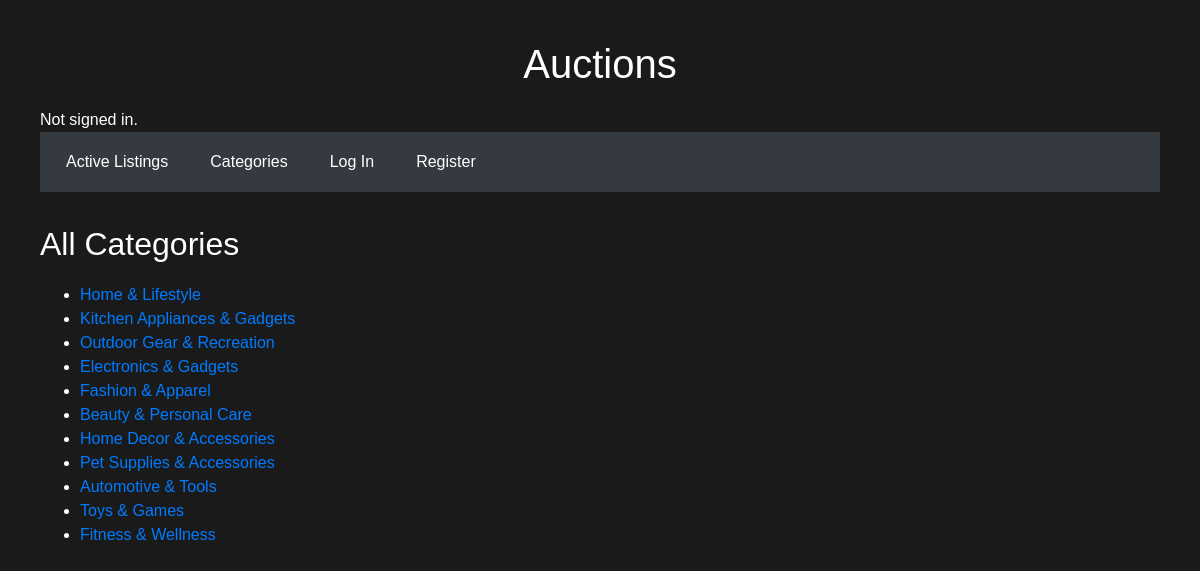
Page /categories/ on the committed database.
### auctions/models.py (models this page shows, shortened)
class Category(models.Model):
    name = models.CharField(max_length=100)

### auctions/views.py (the view)
# urls.py: path("categories/", views.categories_view, name="categories"),
def categories_view(request):
    categories = Category.objects.all()
    return render(request, "auctions/categories.html", {'categories': categories})

### auctions/templates/auctions/categories.html (shortened to what this page needs)
{% extends 'auctions/layout.html' %}
{% block body %}
    <h2>All Categories</h2>
    <ul>
        {% for category in categories %}
            <li><a href="{% url 'category_listings' category.id %}">{{ category.name }}</a></li>
        {% endfor %}
    </ul>
{% endblock %}

### auctions/static/auctions/styles.css (style rules this page uses)
body, html { margin: 10px; padding: 10px; font-family: 'Arial', sans-serif; background-color: #1a1a1a; color: #ffffff; }
h1, h2, h3, p { margin-bottom: 20px; }

### rows in the picture
Category: name "Home & Lifestyle"
Category: name "Kitchen Appliances & Gadgets"
Category: name "Outdoor Gear & Recreation"
Category: name "Electronics & Gadgets"
Category: name "Fashion & Apparel"
Category: name "Beauty & Personal Care"
Category: name "Home Decor & Accessories"
Category: name "Pet Supplies & Accessories"
Category: name "Automotive & Tools"
Category: name "Toys & Games"
Category: name "Fitness & Wellness"
